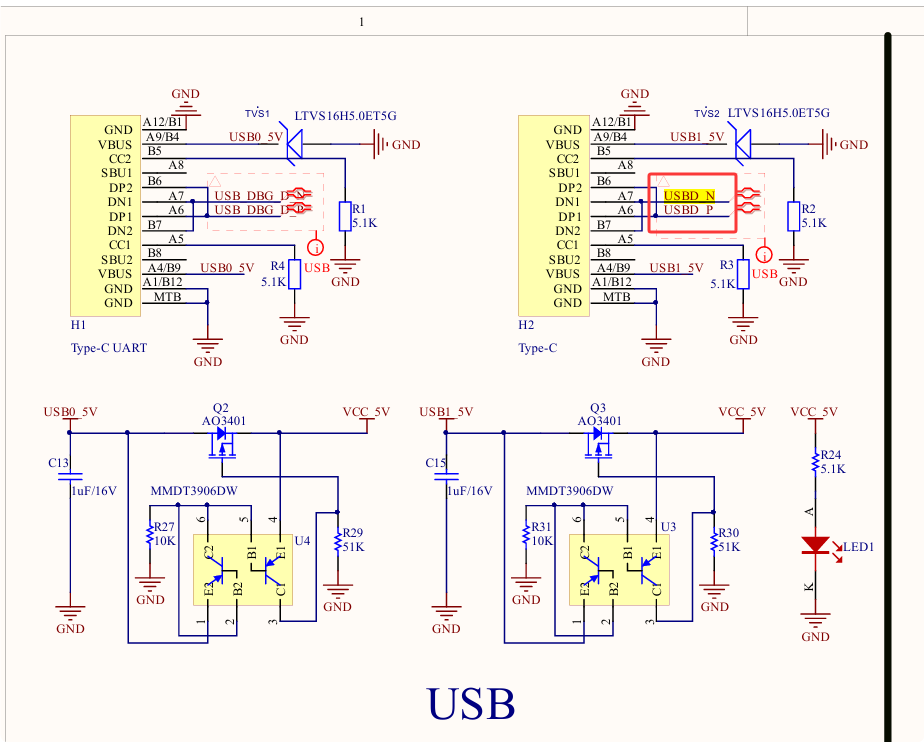
#> input picture assets/IMG_6678.png, 924 x 742 px, given in place of lakeshark-flipper-bench.jpg.png, which was not available
$ python pair_uk.py ../../assets/IMG_6678.png ../../assets/lakeshark-flipper-bench.jpg
#> lines starting #> are read from the running program, lines starting #| are printed output that depends on the picture; pictures that were not available may be replaced by others from this repository, and a replacement may not be noted
"""English and Ukrainian renders of one view side by side, for a review.

  python bench/tools/pair_uk.py VIEW SHAPE   ->  bench/build-uk/pair-VIEW-SHAPE.png
"""
import sys
from pathlib import Path

from PIL import Image

OUT = Path(__file__).resolve().parents[2] / "bench/build-uk"
view, shape = sys.argv[1], sys.argv[2]
en = Image.open(OUT / f"{view}-en-{shape}.png")
#> en is the input picture: PIL image 924x742 RGBA; mean R, G, B, A 244.7, 239.5, 233.9, 254.7
uk = Image.open(OUT / f"{view}-uk-{shape}.png")
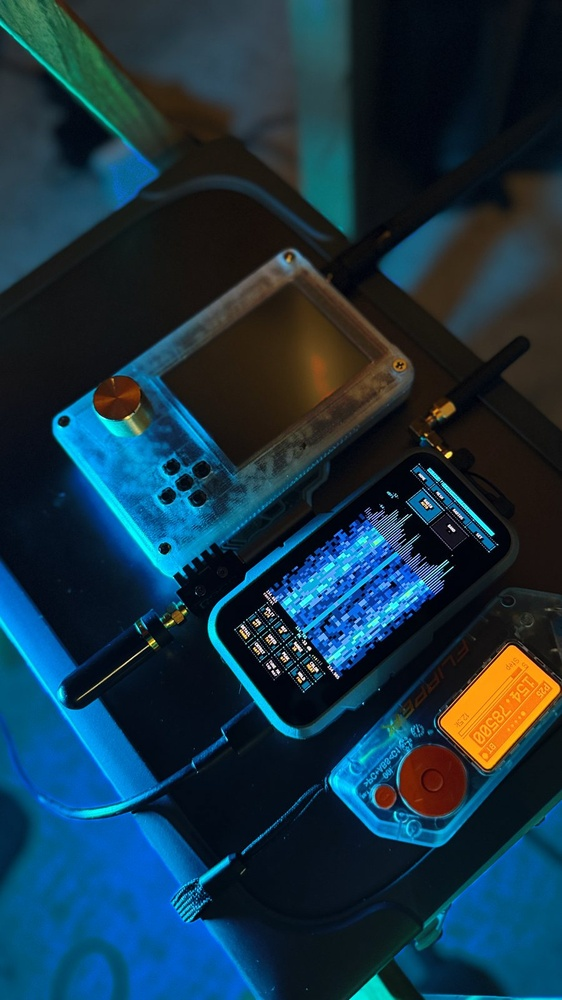
#> input picture assets/lakeshark-flipper-bench.jpg, 562 x 1000 px, shrunk from 900 x 1600 before the run, given in place of lakeshark-flipper-bench.jpg.png, which was not available
#> uk is the input picture: PIL image 562x1000 RGB; mean R, G, B 23.4, 51.6, 67.5
gap = 12
if en.width > en.height:   # landscape: one above the other
    pic = Image.new("RGB", (en.width, en.height * 2 + gap), (255, 0, 255))
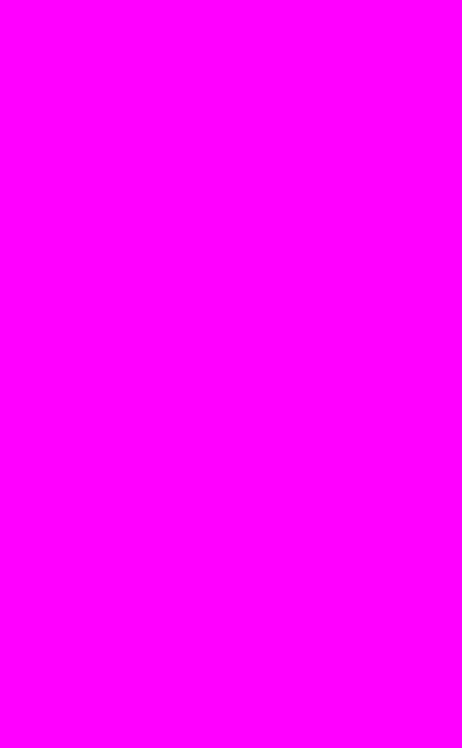
#> pic: PIL image 924x1496 RGB (shown at 1/2 size); mean R, G, B 255, 0, 255
    pic.paste(en, (0, 0))
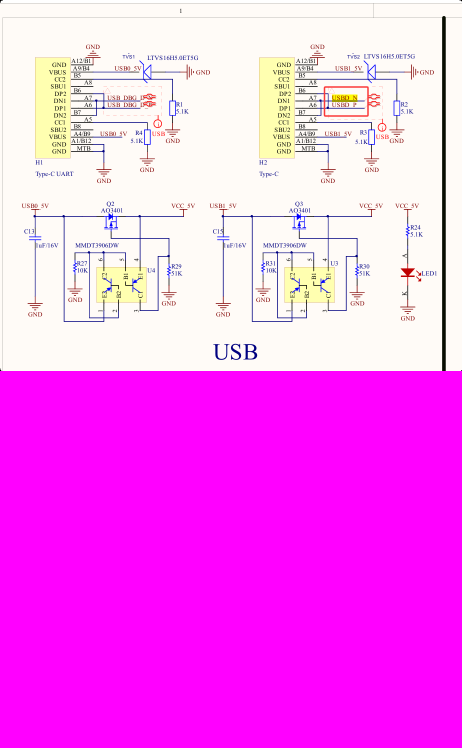
#> pic: PIL image 924x1496 RGB (shown at 1/2 size); mean R, G, B 249.9, 118.8, 244.5
    pic.paste(uk, (0, en.height + gap))
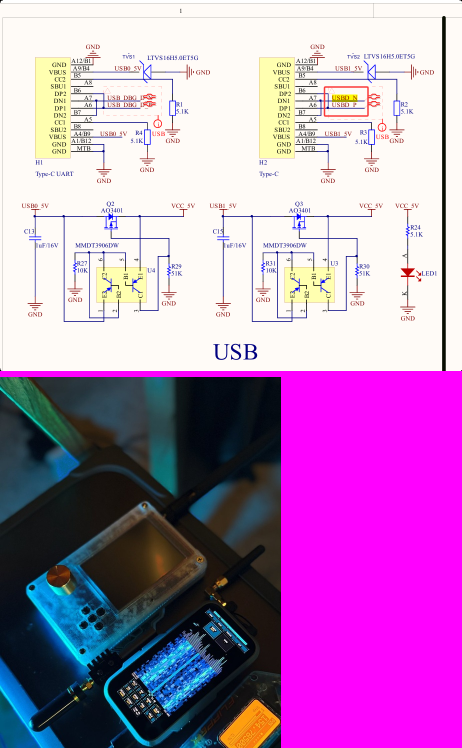
#> pic: PIL image 924x1496 RGB (shown at 1/2 size); mean R, G, B 181.5, 133.4, 184.7
else:
    pic = Image.new("RGB", (en.width * 2 + gap, en.height), (255, 0, 255))
    pic.paste(en, (0, 0))
    pic.paste(uk, (en.width + gap, 0))
dst = OUT / f"pair-{view}-{shape}.png"
pic.save(dst)
print(dst)
